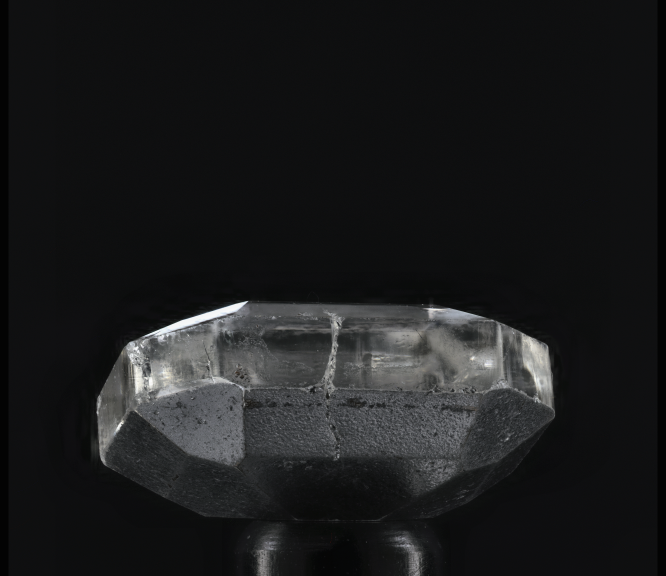
#> input picture samples/expected.png, 1332 x 1152 px (shown at 1/2 size)
$ python -i PyramidalStacking.py   (imports and definitions only)
#> lines starting #> are read from the running program, lines starting #| are printed output that depends on the picture
#> further down, picture is the input picture: shape (1152, 1332, 3); mean B, G, R 28.8, 28.1, 27.4
import numpy as np
import cv2 as cv

def build_gaussian_pyramid(image, levels):
    """Строит пирамиду Гаусса."""
    pyramid = [image.astype(np.float32)]
    for i in range(1, levels):
        prev_level = pyramid[i - 1]
        next_level = cv.pyrDown(prev_level)
        pyramid.append(next_level)
    return pyramid

def compute_sharpness_for_pyramid(image):
    """
    Специальная версия compute_sharpness_laplace() расчета резкости для уровней пирамиды.
    """
    if len(image.shape) == 3:
        gray = cv.cvtColor(image, cv.COLOR_BGR2GRAY)
    else:
        gray = image

    laplacian = cv.Laplacian(gray, cv.CV_32F)
    return np.abs(laplacian)

def build_laplacian_pyramid(image, levels):
    """Строит пирамиду Лапласа"""
    gaussian_pyramid = build_gaussian_pyramid(image, levels)
    laplacian_pyramid = []

    for i in range(levels - 1):
        size = (gaussian_pyramid[i].shape[1], gaussian_pyramid[i].shape[0])
        expanded = cv.pyrUp(gaussian_pyramid[i + 1], dstsize=size)
        layer = cv.subtract(gaussian_pyramid[i], expanded)
        laplacian_pyramid.append(layer)

    laplacian_pyramid.append(gaussian_pyramid[-1])
    return laplacian_pyramid


def guided_filter(guide, src, radius, eps):
    """
    guide: Изображение-проводник (оригинальный кадр или его уровень пирамиды)
    src: Фильтруемое изображение (карта резкости)
    radius: Радиус фильтра
    eps: Регуляризация (сглаживание)
    """
    guide = guide.astype(np.float32) / 255.0 if guide.max() > 1.0 else guide.astype(np.float32)
    src = src.astype(np.float32)

    mean_I = cv.boxFilter(guide, cv.CV_32F, (radius, radius))
    mean_p = cv.boxFilter(src, cv.CV_32F, (radius, radius))
    mean_Ip = cv.boxFilter(guide * src, cv.CV_32F, (radius, radius))
    cov_Ip = mean_Ip - mean_I * mean_p

    mean_II = cv.boxFilter(guide * guide, cv.CV_32F, (radius, radius))
    var_I = mean_II - mean_I * mean_I

    a = cov_Ip / (var_I + eps)
    b = mean_p - a * mean_I

    mean_a = cv.boxFilter(a, cv.CV_32F, (radius, radius))
    mean_b = cv.boxFilter(b, cv.CV_32F, (radius, radius))

    return mean_a * guide + mean_b

def reconstruct_from_pyramid(pyramid):
    """Собирает изображение обратно из пирамиды Лапласа."""
    levels = len(pyramid)
    current_image = pyramid[-1]

    for i in range(levels - 2, -1, -1):
        size = (pyramid[i].shape[1], pyramid[i].shape[0])
        current_image = cv.pyrUp(current_image, dstsize=size)
        current_image = cv.add(current_image, pyramid[i])

    return np.clip(current_image, 0, 255).astype(np.uint8)

def weighted_blending_at_level(layers, sharpness_maps):
    """
    Смешивает слои на основе их относительной резкости (мягкий выбор).
    Убирает резкие границы между кадрами.
    """
    max_map = np.max(sharpness_maps, axis=0)
    weights = np.exp(sharpness_maps - max_map)
    weights /= (np.sum(weights, axis=0) + 1e-8)

    result = np.zeros_like(layers[0], dtype=np.float32)
    for i in range(len(layers)):
        w = np.expand_dims(weights[i], axis=-1) if len(layers[0].shape) == 3 else weights[i]
        result += layers[i] * w

    return result

def combine_images_pyramidal(images, levels=5, radius=7, eps=1e-2):
#> called with levels = 5, radius = 7, eps = 0.01
    num_images = len(images)
#> num_images = 1152
    all_pyramids = [build_laplacian_pyramid(img, levels) for img in images]
#> all_pyramids = 1152 items

    final_pyramid = []

    for level_idx in range(levels):
        layers_at_level = [p[level_idx] for p in all_pyramids]

        sharpness_maps = [compute_sharpness_for_pyramid(img) for img in layers_at_level]

        refined_maps = []
        for i in range(num_images):
            guide = layers_at_level[i]
            if len(guide.shape) == 3:
                guide = cv.cvtColor(guide, cv.COLOR_BGR2GRAY)

            guide_norm = cv.normalize(guide, None, 0, 1, cv.NORM_MINMAX, dtype=cv.CV_32F)
            refined = guided_filter(guide_norm, sharpness_maps[i], radius, eps)
            refined_maps.append(refined)

        refined_maps = np.stack(refined_maps, axis=0)

        combined_layer = weighted_blending_at_level(layers_at_level, refined_maps)
        final_pyramid.append(combined_layer)
#> this loop made 5 passes
#> sharpness_maps on pass 2: 1152 point arrays, longest 666 points
#> pass 1, in combine_images_pyramidal, `refined_maps = np.stack(refined_maps, axis=0)`:
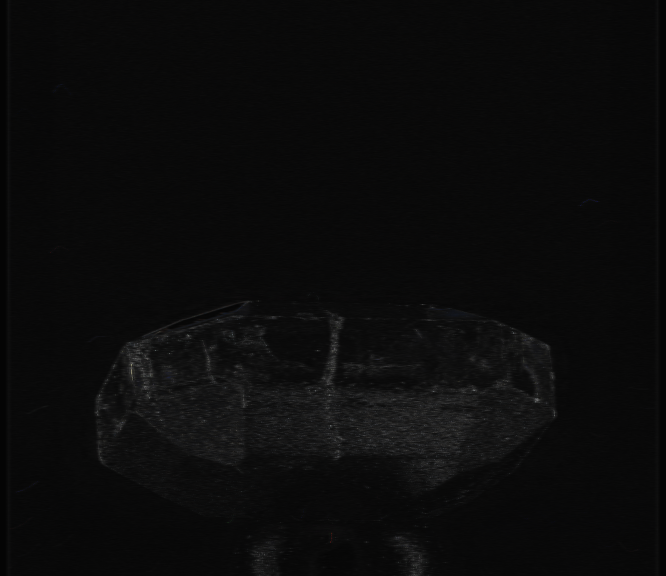
#> refined_maps: shape (1152, 1332, 3) float32 (shown at 1/2 size); mean of channels 0, 1, 2 4.4, 4.4, 4.4; drawn with min black and max white
#> pass 1, in weighted_blending_at_level, `weights = np.exp(sharpness_maps - max_map)`:
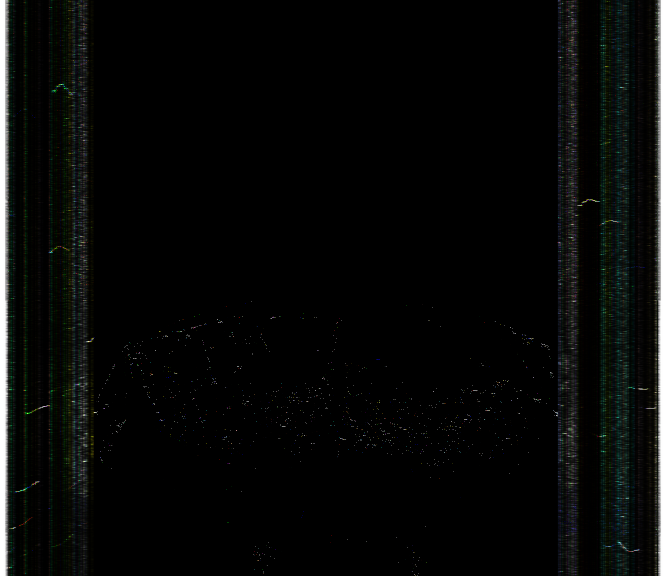
#> weights: shape (1152, 1332, 3) float32 (shown at 1/2 size); mean of channels 0, 1, 2 0.0334, 0.037, 0.0331; drawn as B, G, R
#> pass 1, in weighted_blending_at_level, `weights /= (np.sum(weights, axis=0) + 1e-8)`:
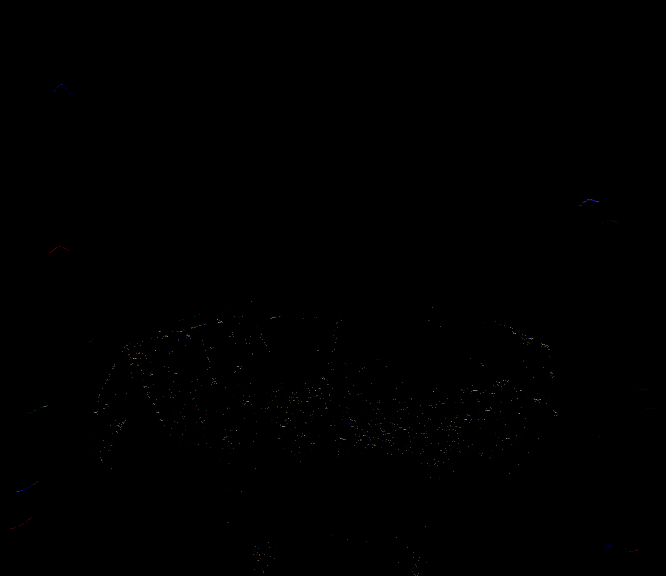
#> weights: shape (1152, 1332, 3) float32 (shown at 1/2 size); mean of channels 0, 1, 2 0.000868, 0.000868, 0.000868; drawn as B, G, R
#> pass 3, in combine_images_pyramidal, `refined_maps = np.stack(refined_maps, axis=0)`:
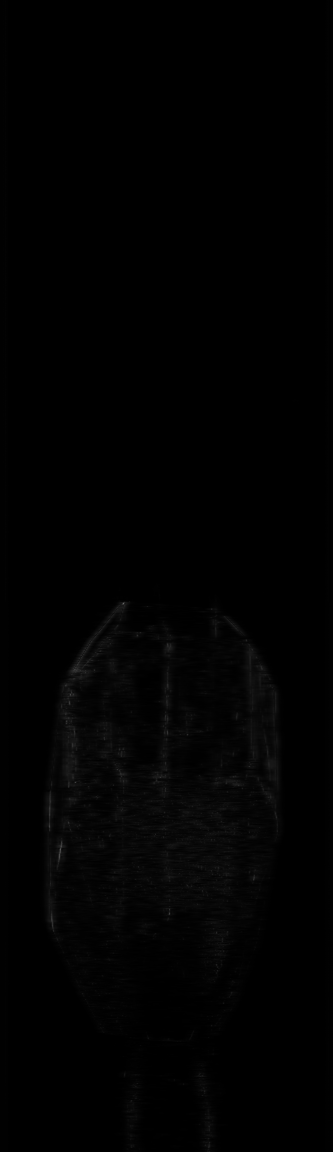
#> refined_maps: shape (1152, 333, 1) float32; min 0.045, max 104.1, mean 2
#> after the loop:
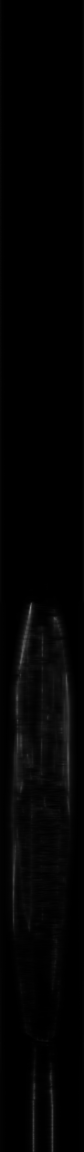
#> refined_maps: shape (1152, 84, 1) float32; min 0.043, max 126.3, mean 3.7
#> after the loop, final_pyramid = 5 items

    return reconstruct_from_pyramid(final_pyramid)
#> in reconstruct_from_pyramid, `levels = len(pyramid)`: levels = 5
#> in reconstruct_from_pyramid, `current_image = pyramid[-1]`: current_image = 84 values, max 244.3 at index 25, min 3.93 at index 0, mean 102.3
#> after the loop in reconstruct_from_pyramid, `for i in range(levels - 2, -1, -1):`: current_image = 1332 rows, first 8: [3.03, 3.03, 3.03], [3.03, 3.03, 3.03], [3.03, 3.03, 3.03], [3.03, 3.03, 3.03], [3.03, 3.03, 3.03], [3.03, 3.03, 3.03], [3.03, 3.03, 3.03], [3.03, 3.03, 3.03]

>>> import cv2
>>> picture = cv2.imread('../samples/expected.png')
>>> result = combine_images_pyramidal(picture)
#> result = 1332 rows, first 8: [3, 3, 3], [3, 3, 3], [3, 3, 3], [3, 3, 3], [3, 3, 3], [3, 3, 3], [3, 3, 3], [3, 3, 3]
